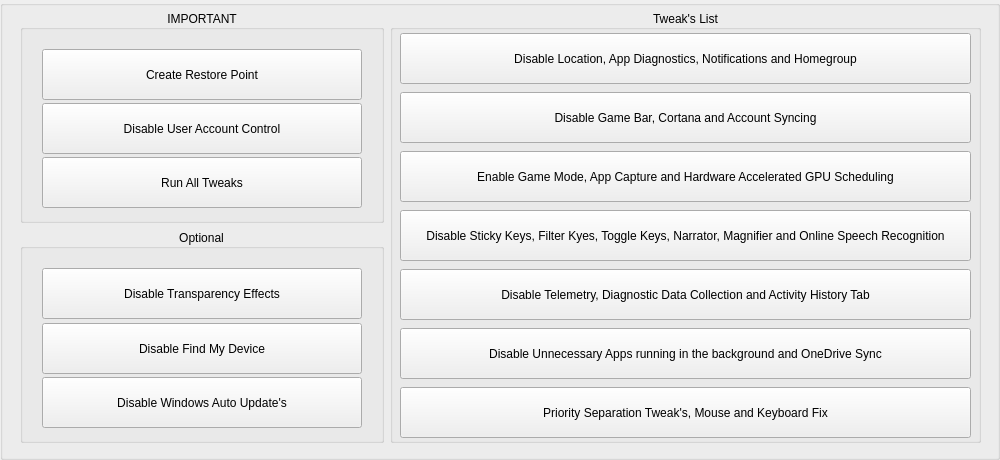
<?xml version="1.0" encoding="UTF-8"?>
<ui version="4.0">
 <class>windowstweaks</class>
 <widget class="QGroupBox" name="windowstweaks">
  <property name="geometry">
   <rect>
    <x>0</x>
    <y>0</y>
    <width>1000</width>
    <height>460</height>
   </rect>
  </property>
  <property name="sizePolicy">
   <sizepolicy hsizetype="Minimum" vsizetype="Minimum">
    <horstretch>0</horstretch>
    <verstretch>0</verstretch>
   </sizepolicy>
  </property>
  <property name="minimumSize">
   <size>
    <width>1000</width>
    <height>460</height>
   </size>
  </property>
  <property name="maximumSize">
   <size>
    <width>1000</width>
    <height>460</height>
   </size>
  </property>
  <property name="contextMenuPolicy">
   <enum>Qt::ContextMenuPolicy::DefaultContextMenu</enum>
  </property>
  <property name="windowTitle">
   <string>GroupBox</string>
  </property>
  <property name="alignment">
   <set>Qt::AlignmentFlag::AlignBottom|Qt::AlignmentFlag::AlignLeading|Qt::AlignmentFlag::AlignLeft</set>
  </property>
  <widget class="QWidget" name="layoutWidget">
   <property name="geometry">
    <rect>
     <x>20</x>
     <y>10</y>
     <width>961</width>
     <height>433</height>
    </rect>
   </property>
   <layout class="QHBoxLayout" name="horizontalLayout">
    <item>
     <layout class="QVBoxLayout" name="verticalLayout_6">
      <item>
       <widget class="QGroupBox" name="groupBox">
        <property name="minimumSize">
         <size>
          <width>351</width>
          <height>201</height>
         </size>
        </property>
        <property name="title">
         <string>IMPORTANT</string>
        </property>
        <property name="alignment">
         <set>Qt::AlignmentFlag::AlignCenter</set>
        </property>
        <property name="flat">
         <bool>false</bool>
        </property>
        <property name="checkable">
         <bool>false</bool>
        </property>
        <layout class="QVBoxLayout" name="verticalLayout_3">
         <item>
          <layout class="QVBoxLayout" name="verticalLayout_2" stretch="0,0,0">
           <property name="spacing">
            <number>10</number>
           </property>
           <property name="leftMargin">
            <number>10</number>
           </property>
           <property name="topMargin">
            <number>10</number>
           </property>
           <property name="rightMargin">
            <number>10</number>
           </property>
           <property name="bottomMargin">
            <number>10</number>
           </property>
           <item>
            <widget class="QPushButton" name="restore_point">
             <property name="minimumSize">
              <size>
               <width>231</width>
               <height>51</height>
              </size>
             </property>
             <property name="text">
              <string>Create Restore Point</string>
             </property>
             <property name="checkable">
              <bool>false</bool>
             </property>
             <property name="autoRepeat">
              <bool>false</bool>
             </property>
             <property name="autoExclusive">
              <bool>false</bool>
             </property>
            </widget>
           </item>
           <item>
            <widget class="QPushButton" name="disable_uac">
             <property name="minimumSize">
              <size>
               <width>231</width>
               <height>51</height>
              </size>
             </property>
             <property name="text">
              <string>Disable User Account Control</string>
             </property>
            </widget>
           </item>
           <item>
            <widget class="QPushButton" name="run_all">
             <property name="minimumSize">
              <size>
               <width>231</width>
               <height>51</height>
              </size>
             </property>
             <property name="text">
              <string>Run All Tweaks</string>
             </property>
             <property name="autoDefault">
              <bool>false</bool>
             </property>
             <property name="default">
              <bool>false</bool>
             </property>
             <property name="flat">
              <bool>false</bool>
             </property>
            </widget>
           </item>
          </layout>
         </item>
        </layout>
       </widget>
      </item>
      <item>
       <widget class="QGroupBox" name="groupBox_3">
        <property name="minimumSize">
         <size>
          <width>351</width>
          <height>201</height>
         </size>
        </property>
        <property name="title">
         <string>Optional</string>
        </property>
        <property name="alignment">
         <set>Qt::AlignmentFlag::AlignCenter</set>
        </property>
        <layout class="QVBoxLayout" name="verticalLayout_4">
         <item>
          <layout class="QVBoxLayout" name="verticalLayout_5" stretch="0,0,0">
           <property name="spacing">
            <number>10</number>
           </property>
           <property name="leftMargin">
            <number>10</number>
           </property>
           <property name="topMargin">
            <number>10</number>
           </property>
           <property name="rightMargin">
            <number>10</number>
           </property>
           <property name="bottomMargin">
            <number>10</number>
           </property>
           <item>
            <widget class="QPushButton" name="disable_transparency">
             <property name="minimumSize">
              <size>
               <width>231</width>
               <height>51</height>
              </size>
             </property>
             <property name="text">
              <string>Disable Transparency Effects</string>
             </property>
             <property name="checkable">
              <bool>false</bool>
             </property>
             <property name="autoRepeat">
              <bool>false</bool>
             </property>
             <property name="autoExclusive">
              <bool>false</bool>
             </property>
            </widget>
           </item>
           <item>
            <widget class="QPushButton" name="disable_findmydevice">
             <property name="minimumSize">
              <size>
               <width>231</width>
               <height>51</height>
              </size>
             </property>
             <property name="text">
              <string>Disable Find My Device</string>
             </property>
             <property name="checkable">
              <bool>false</bool>
             </property>
             <property name="autoRepeat">
              <bool>false</bool>
             </property>
             <property name="autoExclusive">
              <bool>false</bool>
             </property>
            </widget>
           </item>
           <item>
            <widget class="QPushButton" name="windows_update">
             <property name="minimumSize">
              <size>
               <width>231</width>
               <height>51</height>
              </size>
             </property>
             <property name="text">
              <string>Disable Windows Auto Update's</string>
             </property>
            </widget>
           </item>
          </layout>
         </item>
        </layout>
       </widget>
      </item>
     </layout>
    </item>
    <item>
     <widget class="QGroupBox" name="groupBox_2">
      <property name="minimumSize">
       <size>
        <width>591</width>
        <height>431</height>
       </size>
      </property>
      <property name="title">
       <string>Tweak's List</string>
      </property>
      <property name="alignment">
       <set>Qt::AlignmentFlag::AlignCenter</set>
      </property>
      <widget class="QWidget" name="layoutWidget">
       <property name="geometry">
        <rect>
         <x>10</x>
         <y>20</y>
         <width>571</width>
         <height>411</height>
        </rect>
       </property>
       <layout class="QVBoxLayout" name="verticalLayout_7">
        <property name="spacing">
         <number>5</number>
        </property>
        <item>
         <widget class="QPushButton" name="disable_loc_not_hgr">
          <property name="minimumSize">
           <size>
            <width>231</width>
            <height>51</height>
           </size>
          </property>
          <property name="maximumSize">
           <size>
            <width>571</width>
            <height>51</height>
           </size>
          </property>
          <property name="text">
           <string>Disable Location, App Diagnostics, Notifications and Homegroup</string>
          </property>
          <property name="checkable">
           <bool>false</bool>
          </property>
          <property name="autoRepeat">
           <bool>false</bool>
          </property>
          <property name="autoExclusive">
           <bool>false</bool>
          </property>
         </widget>
        </item>
        <item>
         <widget class="QPushButton" name="disable_game_cort_sync">
          <property name="minimumSize">
           <size>
            <width>231</width>
            <height>51</height>
           </size>
          </property>
          <property name="maximumSize">
           <size>
            <width>571</width>
            <height>51</height>
           </size>
          </property>
          <property name="text">
           <string>Disable Game Bar, Cortana and Account Syncing</string>
          </property>
          <property name="checkable">
           <bool>false</bool>
          </property>
          <property name="autoRepeat">
           <bool>false</bool>
          </property>
          <property name="autoExclusive">
           <bool>false</bool>
          </property>
         </widget>
        </item>
        <item>
         <widget class="QPushButton" name="enable_game_hardacc">
          <property name="minimumSize">
           <size>
            <width>231</width>
            <height>51</height>
           </size>
          </property>
          <property name="maximumSize">
           <size>
            <width>571</width>
            <height>51</height>
           </size>
          </property>
          <property name="mouseTracking">
           <bool>false</bool>
          </property>
          <property name="text">
           <string>Enable Game Mode, App Capture and Hardware Accelerated GPU Scheduling</string>
          </property>
          <property name="checkable">
           <bool>false</bool>
          </property>
          <property name="autoRepeat">
           <bool>false</bool>
          </property>
          <property name="autoExclusive">
           <bool>false</bool>
          </property>
         </widget>
        </item>
        <item>
         <widget class="QPushButton" name="disable_keys_narr_magn">
          <property name="minimumSize">
           <size>
            <width>231</width>
            <height>51</height>
           </size>
          </property>
          <property name="maximumSize">
           <size>
            <width>571</width>
            <height>51</height>
           </size>
          </property>
          <property name="text">
           <string>Disable Sticky Keys, Filter Kyes, Toggle Keys, Narrator, Magnifier and Online Speech Recognition</string>
          </property>
          <property name="checkable">
           <bool>false</bool>
          </property>
          <property name="autoRepeat">
           <bool>false</bool>
          </property>
          <property name="autoExclusive">
           <bool>false</bool>
          </property>
         </widget>
        </item>
        <item>
         <widget class="QPushButton" name="disable_telemetry_and_data">
          <property name="minimumSize">
           <size>
            <width>231</width>
            <height>51</height>
           </size>
          </property>
          <property name="maximumSize">
           <size>
            <width>571</width>
            <height>51</height>
           </size>
          </property>
          <property name="text">
           <string>Disable Telemetry, Diagnostic Data Collection and Activity History Tab</string>
          </property>
          <property name="checkable">
           <bool>false</bool>
          </property>
          <property name="autoRepeat">
           <bool>false</bool>
          </property>
          <property name="autoExclusive">
           <bool>false</bool>
          </property>
         </widget>
        </item>
        <item>
         <widget class="QPushButton" name="disable_onedrive_unnapps">
          <property name="minimumSize">
           <size>
            <width>231</width>
            <height>51</height>
           </size>
          </property>
          <property name="text">
           <string>Disable Unnecessary Apps running in the background and OneDrive Sync</string>
          </property>
          <property name="checkable">
           <bool>false</bool>
          </property>
          <property name="autoRepeat">
           <bool>false</bool>
          </property>
          <property name="autoExclusive">
           <bool>false</bool>
          </property>
         </widget>
        </item>
        <item>
         <widget class="QPushButton" name="priority_and_mouse_keyboard">
          <property name="minimumSize">
           <size>
            <width>231</width>
            <height>51</height>
           </size>
          </property>
          <property name="maximumSize">
           <size>
            <width>571</width>
            <height>51</height>
           </size>
          </property>
          <property name="text">
           <string>Priority Separation Tweak's, Mouse and Keyboard Fix</string>
          </property>
          <property name="checkable">
           <bool>false</bool>
          </property>
          <property name="autoRepeat">
           <bool>false</bool>
          </property>
          <property name="autoExclusive">
           <bool>false</bool>
          </property>
         </widget>
        </item>
       </layout>
      </widget>
     </widget>
    </item>
   </layout>
  </widget>
 </widget>
 <resources/>
 <connections/>
</ui>
